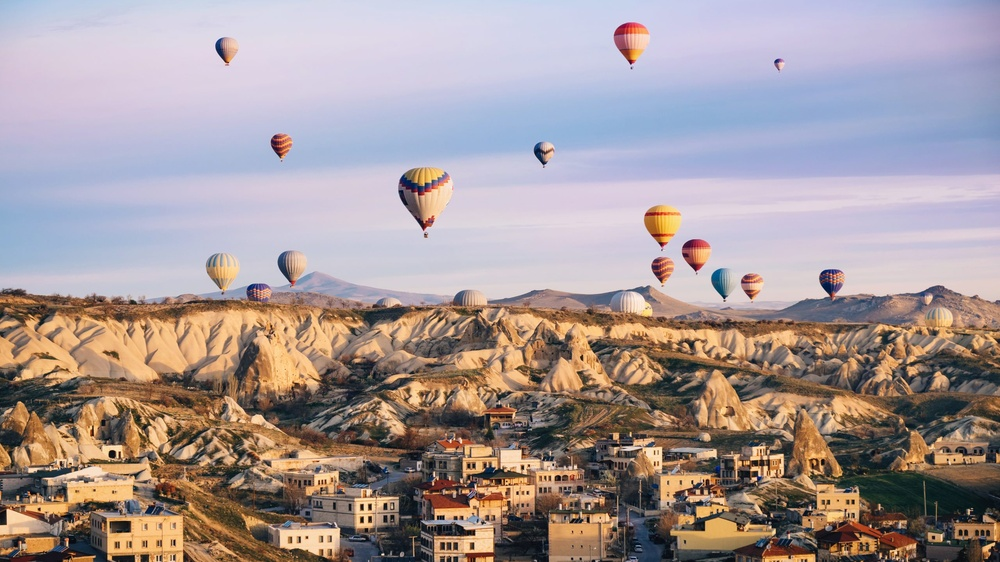
#> input picture Section 11- Corner Detection/panorama.jpg, 1000 x 562 px, shrunk from 2560 x 1440 before the run
$ jupyter execute --allow-errors 'Harris Corner Detection.ipynb'
#> lines starting #> are read from the running program, lines starting #| are printed output that depends on the picture
[cell 1]
import cv2
import matplotlib.pyplot as plt
import numpy as np

[cell 2]
I_org = plt.imread(r'panorama.jpg')
#> I_org is the input picture: shape (562, 1000, 3); mean R, G, B 165.5, 152.2, 152.7
I = cv2.cvtColor(I_org,cv2.COLOR_RGB2GRAY) # converting to greyscale so only need to detect corers for one channel
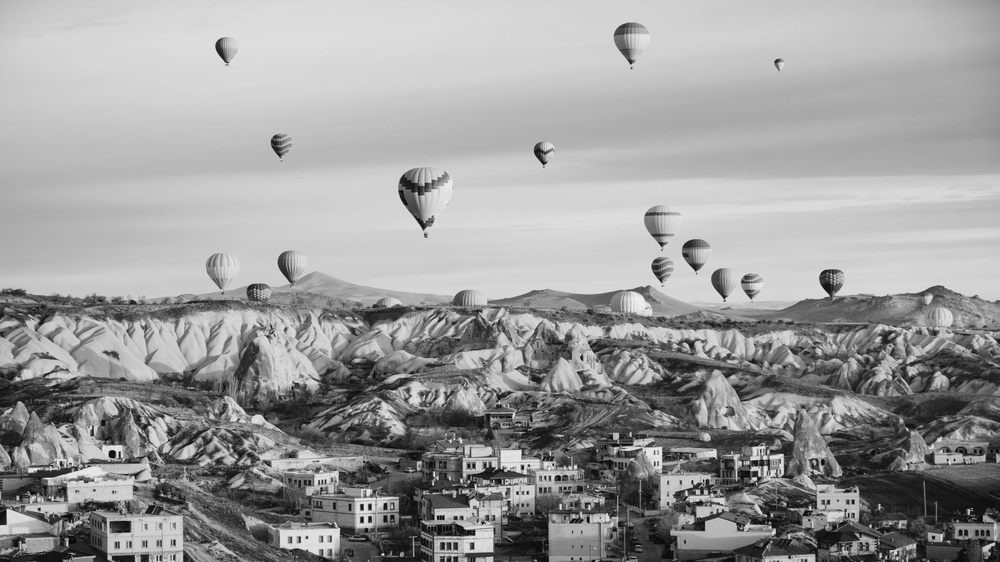
#> I: shape (562, 1000); min 1, max 245, mean 156.2

[cell 3]
plt.imshow(I,cmap='gray')

[cell 4]
I = np.float64(I) # converting grayscale image to float64
mask_x = np.array([[-1],[1]]) # mask_y is the transpose
Ix = cv2.filter2D(I,-1,mask_x)
Iy = cv2.filter2D(I,-1,mask_x.T)
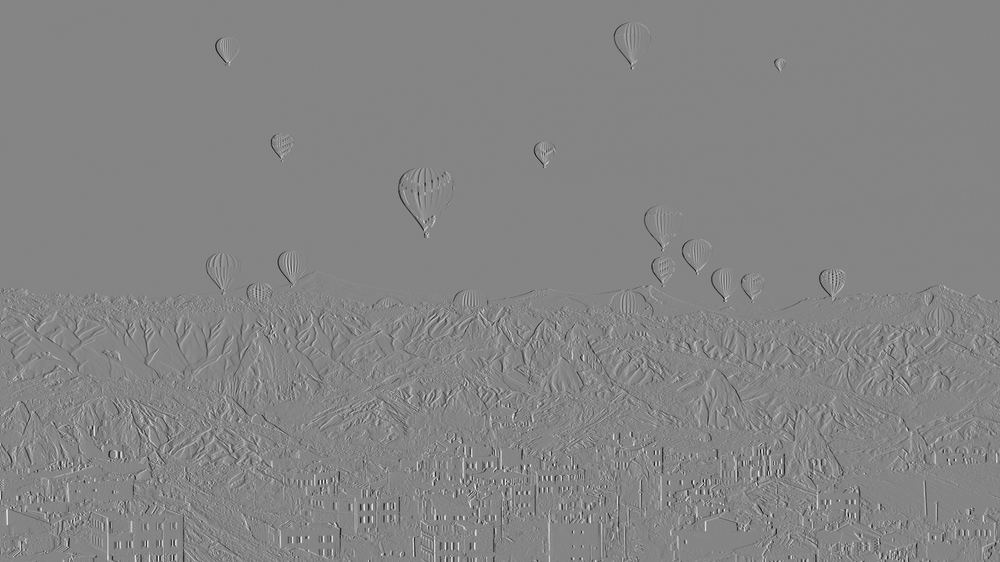
#> Iy: shape (562, 1000) float64; min -185, max 169, mean 0; drawn with min black and max white
Ix2 , Iy2 , IxIy = Ix*Ix , Iy*Iy , Ix*Iy # pointwise multiplication NOT matrix multiplication
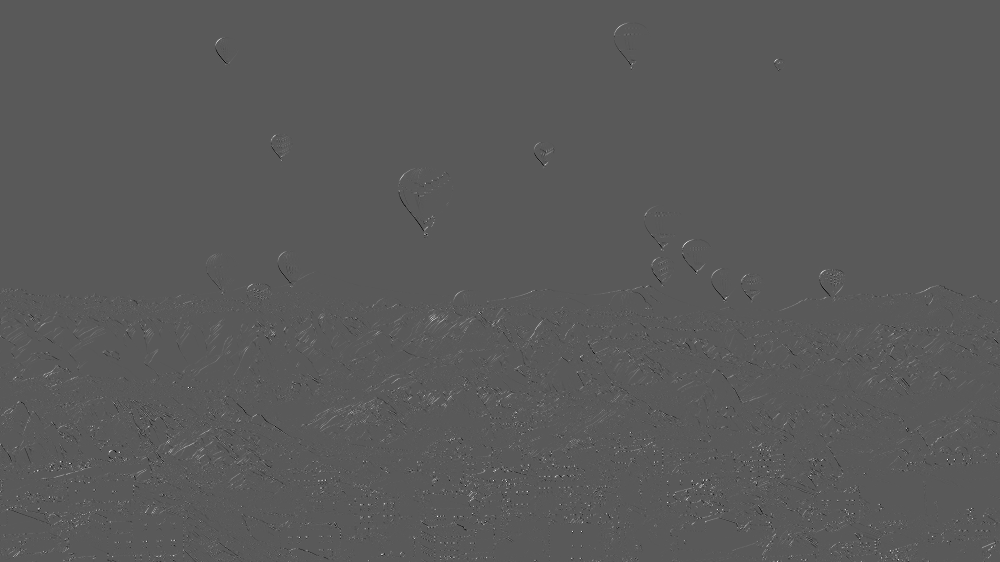
#> IxIy: shape (562, 1000) float64; min -9752, max 18018, mean 44.8; drawn with min black and max white
K = np.ones((3,3)) # mask of ones
sIx2 = cv2.filter2D(Ix2,-1,K) # sum of Ix2's. Convolving with mask of ones
sIy2 = cv2.filter2D(Iy2,-1,K)
sIxIy = cv2.filter2D(IxIy,-1,K)
# computing eigenvalues
L1 = ((sIx2+sIy2)+((sIx2+sIy2)**2 - 4*(IxIy**2))**0.5)/2 # larger eigenvalue
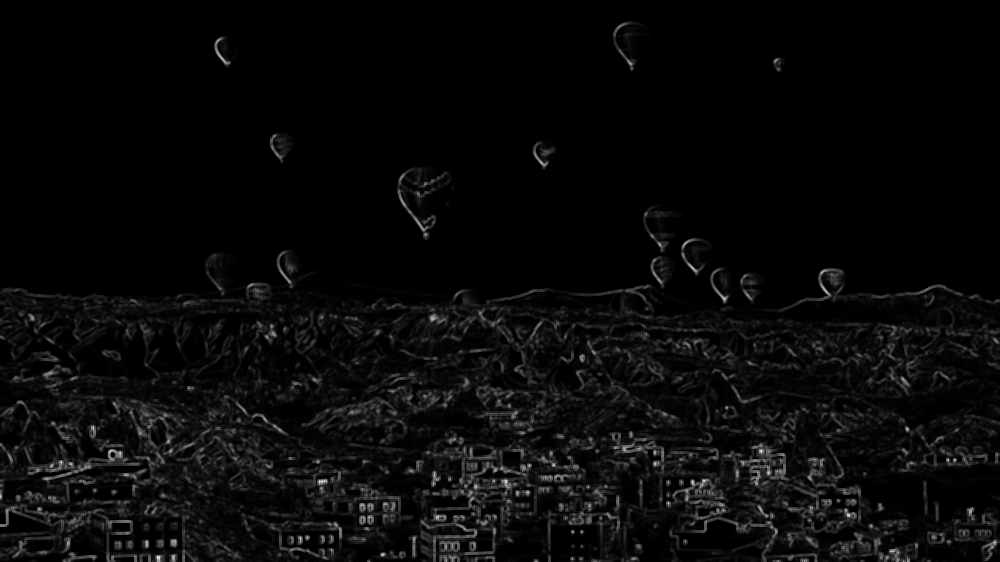
#> L1: shape (562, 1000) float64; min 0, max 140586.2, mean 5206.8; drawn with min black and max white
L2 = ((sIx2+sIy2)-((sIx2+sIy2)**2 - 4*(IxIy**2))**0.5)/2 # smaller eigenvalue

[cell 5]
th = L2.mean()+5*L2.std()
#> th = 341.3
C_image = L2>th
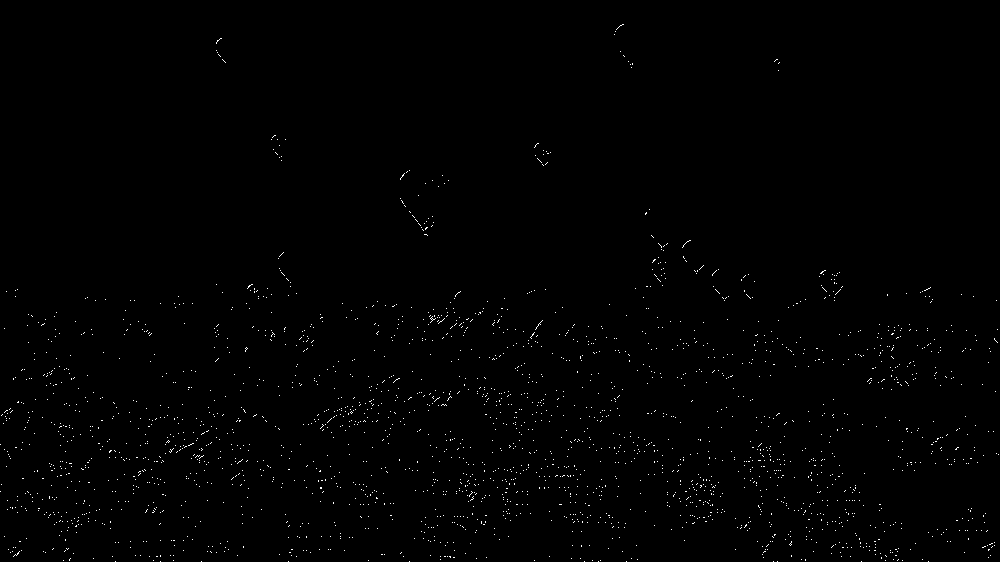
#> C_image: shape (562, 1000) bool; 0.57% white in thin lines or dots
plt.imshow(C_image,cmap='gray')

[cell 6]
I2 = I_org[:,:,::-1]
idx = np.argwhere(C_image)
#> idx = 3229 pairs, first value 24 to 561, second value 0 to 998
r,c = idx[:,0],idx[:,1]
#> r = 3229 values from 24 to 561; c = 3229 values, max 998 at index 1875, min 0 at index 1716, mean 493
for i in range(len(r)):
    I2 = cv2.circle(np.float32(I2),(c[i],r[i]),radius=1,color=(0,255,0),thickness=-1)
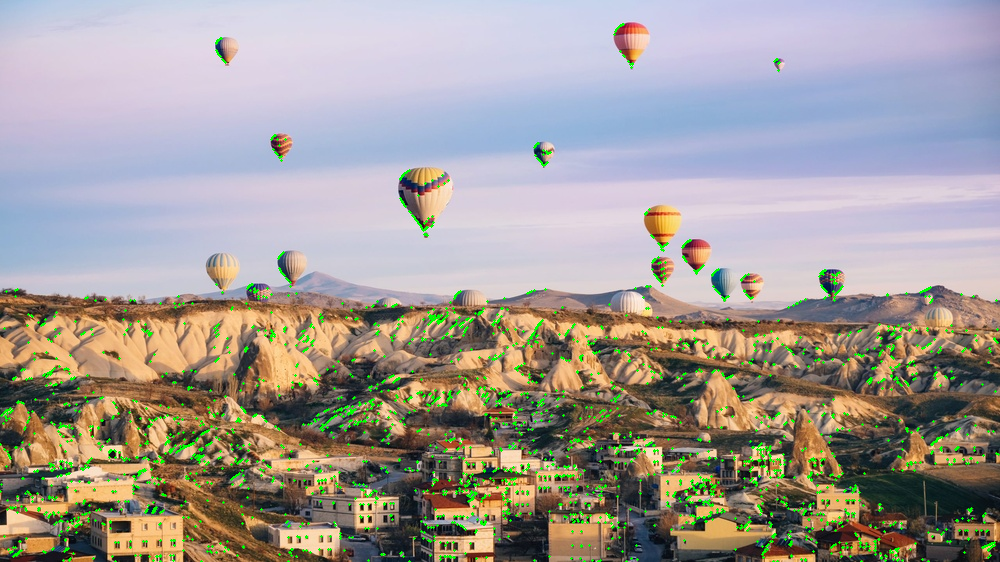
#> I2: shape (562, 1000, 3) float32; mean B, G, R 150.4, 155.9, 161.9
plt.imshow(np.array(I2[:,:,::-1],np.uint8))

# Harris Corner detection can also be used to detect edges.

### if l2 is very small but l1 is very large then the pixel is an edge pixel. If l2 is also very large then it is a corner

[cell 7]
th_1 = L2.mean()+5*L2.std()
#> th_1 = 341.3
th_2 = L1.mean()+0.5*L1.std()
#> th_2 = 10381.5
#> (the rest of this cell did not finish here and is left out)

[cell 8]
th_e = L2.mean()+0.5*L2.std()
#> th_e = 44.05
C_image_e = L2>th_e
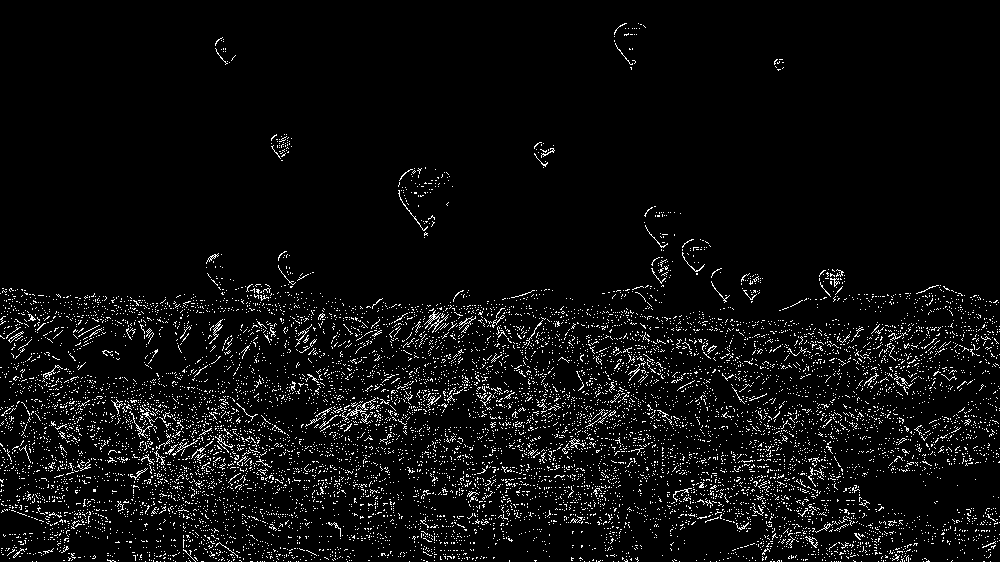
#> C_image_e: shape (562, 1000) bool; 5% white in thin lines or dots
plt.imshow(C_image_e,cmap='gray')

[cell 9]
I2 = I_org[:,:,::-1]
idx = np.argwhere(C_image)
r,c = idx[:,0],idx[:,1]
for i in range(len(r)):
    I2 = cv2.circle(np.float32(I2),(c[i],r[i]),radius=1,color=(0,0,255),thickness=-1)
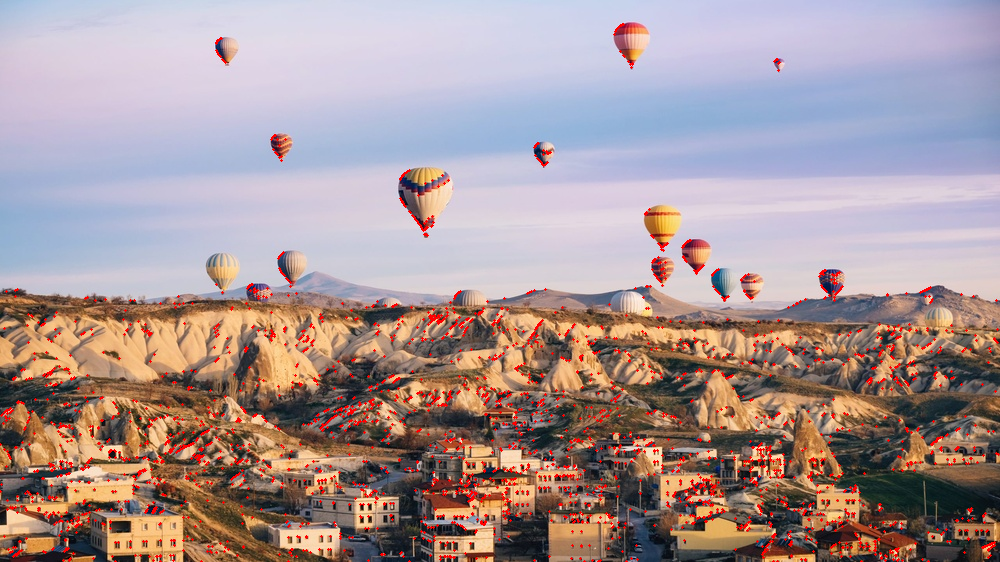
#> I2: shape (562, 1000, 3) float32; mean B, G, R 150.4, 149.3, 168.4
plt.imshow(np.array(I2[:,:,::-1],np.uint8))
